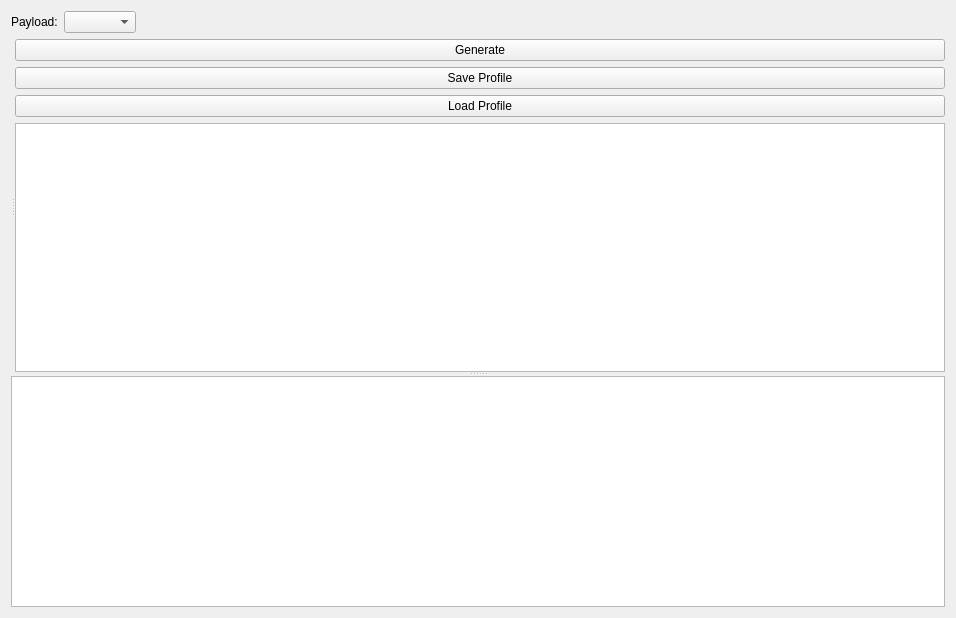
<?xml version="1.0" encoding="UTF-8"?>
<ui version="4.0">
 <class>HcPageBuilder</class>
 <widget class="QWidget" name="HcPageBuilder">
  <property name="geometry">
   <rect>
    <x>0</x>
    <y>0</y>
    <width>956</width>
    <height>618</height>
   </rect>
  </property>
  <property name="windowTitle">
   <string>Form</string>
  </property>
  <layout class="QGridLayout" name="gridLayout_2">
   <item row="0" column="0">
    <widget class="QLabel" name="LabelPayload">
     <property name="text">
      <string>Payload:</string>
     </property>
    </widget>
   </item>
   <item row="0" column="1">
    <widget class="QComboBox" name="ComboPayload"/>
   </item>
   <item row="0" column="2">
    <spacer name="horizontalSpacer">
     <property name="orientation">
      <enum>Qt::Horizontal</enum>
     </property>
     <property name="sizeHint" stdset="0">
      <size>
       <width>789</width>
       <height>20</height>
      </size>
     </property>
    </spacer>
   </item>
   <item row="1" column="0" colspan="3">
    <widget class="QSplitter" name="SplitterTopBottom">
     <property name="orientation">
      <enum>Qt::Vertical</enum>
     </property>
     <widget class="QSplitter" name="SplitterLeftRight">
      <property name="orientation">
       <enum>Qt::Horizontal</enum>
      </property>
      <widget class="QStackedWidget" name="StackedWidget"/>
      <widget class="QWidget" name="ProfileWidget" native="true">
       <layout class="QGridLayout" name="gridLayout">
        <item row="0" column="0">
         <widget class="QPushButton" name="ButtonGenerate">
          <property name="text">
           <string>Generate</string>
          </property>
         </widget>
        </item>
        <item row="1" column="0">
         <widget class="QPushButton" name="ButtonSaveProfile">
          <property name="text">
           <string>Save Profile</string>
          </property>
         </widget>
        </item>
        <item row="2" column="0">
         <widget class="QPushButton" name="ButtonLoadProfile">
          <property name="text">
           <string>Load Profile</string>
          </property>
         </widget>
        </item>
        <item row="3" column="0">
         <widget class="QListWidget" name="ListProfiles"/>
        </item>
       </layout>
      </widget>
     </widget>
     <widget class="QTextEdit" name="TextBuildLog"/>
    </widget>
   </item>
  </layout>
 </widget>
 <resources/>
 <connections/>
</ui>
